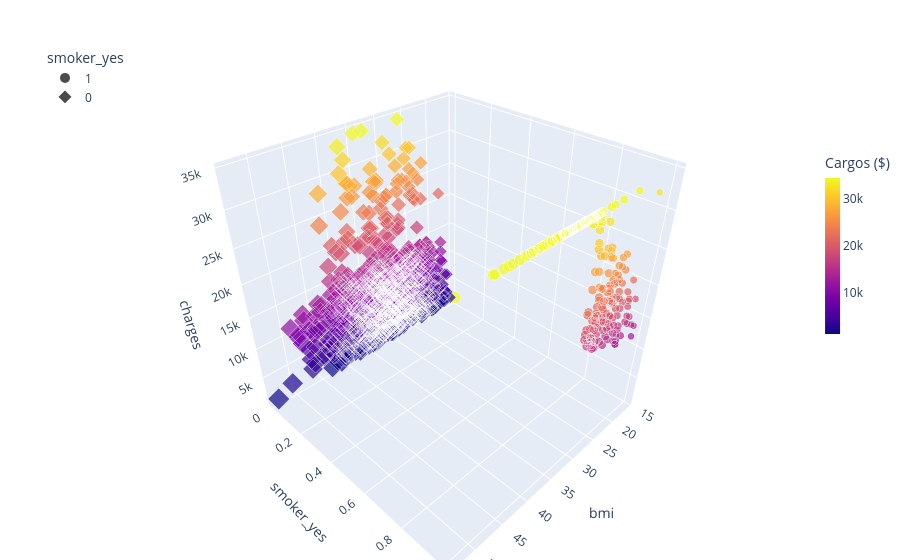

Notebook source saved alongside this figure:
### Markdown cell above
##### **Visualización**

Después de realizar la limpieza del dataset y antes de entrar de lleno con el modelo, es necesario visualizar los datos, por ello, a continuación se presenta los siguientes gráficos de dispersión en 3d rotados de las variables age, bmi y la objetivo charges.

### Code cell
data_clean.loc[:, ['smoker_yes', 'bmi', 'charges']]

xs = data_clean['bmi']
ys = data_clean['smoker_yes']
zs = data_clean ['charges']


fig = px.scatter_3d(data_clean.loc[:, ['smoker_yes', 'bmi', 'charges']], 
                    x = xs, y = ys, z = zs, color='charges',
                    size='bmi', size_max = 20,symbol='smoker_yes')

fig.update_layout(
    margin=dict(l=0, r=0, b=0, t=40), # Ajusta márgenes
    legend=dict(
        yanchor="top",
        y=0.99,
        xanchor="left",
        x=0.05 # Mueve la leyenda de smoker a la izquierda
    ),
    coloraxis_colorbar=dict(
        title="Cargos ($)",
        thicknessmode="pixels", thickness=15,
        lenmode="pixels", len=200,
        yanchor="top", y=0.8,
        xanchor="right", x=1 # Mantiene la barra de color a la derecha
    )
)

fig.show()

"""
fig = plt.figure(figsize=(18,10))

angulos = [
    (20, 30),
    (30, 120),
    (45, 210),
    (60, 300),
    (90, 0),
    (10, 180)
]

for i, (elev, azim) in enumerate(angulos):
    ax = fig.add_subplot(2, 3, i+1, projection='3d')
    ax.scatter(xs, ys, zs)
    ax.view_init(elev=elev, azim=azim)
    ax.set_title(f"Elevación={elev}, Rotación={azim}")

plt.tight_layout()
plt.show()
"""

### Figure 1 — Plotly figure (JSON) as saved in the notebook; plotly's stock layout.template omitted (floating-point values rounded to 4 significant figures; data arrays with more than 128 entries replaced by an {"elided": "..."} marker saying what was removed)
{"data": [{"hovertemplate": "smoker_yes=%{y}<br>bmi=%{marker.size}<br>charges=%{marker.color}<extra></extra>", "legendgroup": "1", "marker": {"color": {"elided": "274 float values"}, "coloraxis": "coloraxis", "size": {"elided": "274 float values"}, "sizemode": "area", "sizeref": 0.1328, "symbol": "circle"}, "mode": "markers", "name": "1", "scene": "scene", "showlegend": true, "type": "scatter3d", "x": {"elided": "274 float values"}, "y": {"elided": "274 int values"}, "z": {"elided": "274 float values"}}, {"hovertemplate": "smoker_yes=%{y}<br>bmi=%{marker.size}<br>charges=%{marker.color}<extra></extra>", "legendgroup": "0", "marker": {"color": {"elided": "1064 float values"}, "coloraxis": "coloraxis", "size": {"elided": "1064 float values"}, "sizemode": "area", "sizeref": 0.1328, "symbol": "diamond"}, "mode": "markers", "name": "0", "scene": "scene", "showlegend": true, "type": "scatter3d", "x": {"elided": "1064 float values"}, "y": {"elided": "1064 int values"}, "z": {"elided": "1064 float values"}}], "layout": {"coloraxis": {"colorbar": {"len": 200, "lenmode": "pixels", "thickness": 15, "thicknessmode": "pixels", "title": {"text": "Cargos ($)"}, "x": 1, "xanchor": "right", "y": 0.8, "yanchor": "top"}, "colorscale": [[0, "#0d0887"], [0.1111, "#46039f"], [0.2222, "#7201a8"], [0.3333, "#9c179e"], [0.4444, "#bd3786"], [0.5556, "#d8576b"], [0.6667, "#ed7953"], [0.7778, "#fb9f3a"], [0.8889, "#fdca26"], [1, "#f0f921"]]}, "legend": {"itemsizing": "constant", "title": {"text": "smoker_yes"}, "tracegroupgap": 0, "x": 0.05, "xanchor": "left", "y": 0.99, "yanchor": "top"}, "margin": {"b": 0, "l": 0, "r": 0, "t": 40}, "scene": {"domain": {"x": [0, 1], "y": [0, 1]}, "xaxis": {"title": {"text": "bmi"}}, "yaxis": {"categoryarray": [1, 0], "categoryorder": "array", "title": {"text": "smoker_yes"}}, "zaxis": {"title": {"text": "charges"}}}}}
